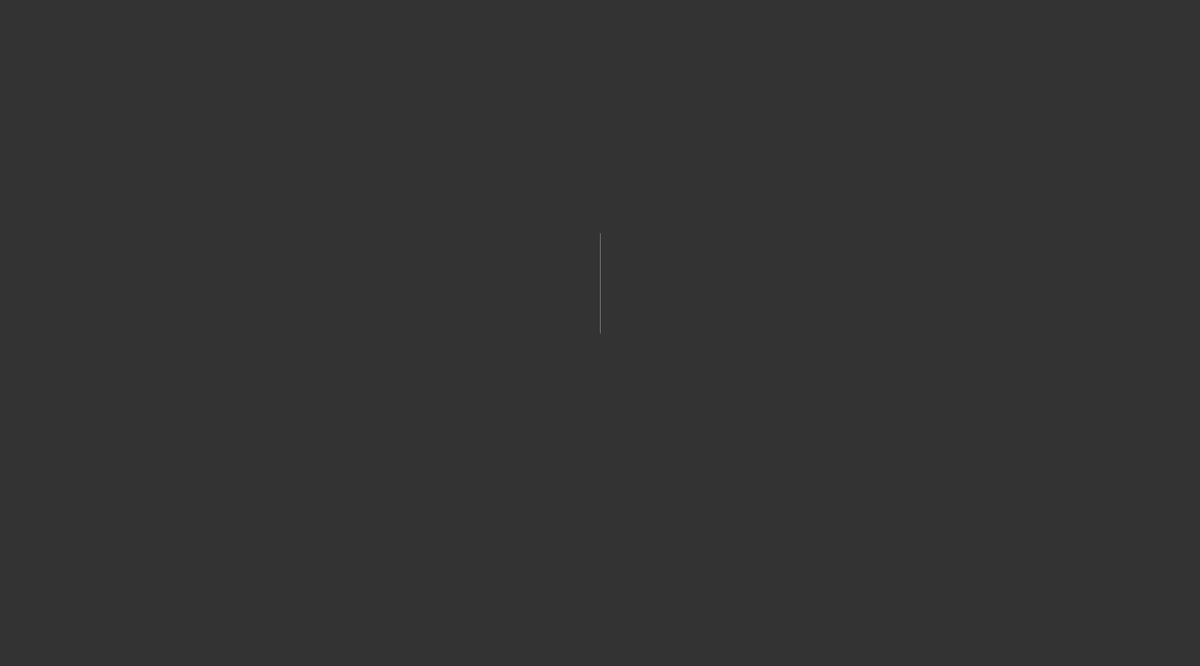
Frame 1 (no input)
Frame 60 (the mouse pressed at the canvas centre just before this capture): identical to frame 1, image omitted
Frame 120 (the mouse held since frame 60 and released just before this capture): identical to frame 1, image omitted

The Processing sketch that drew this single still picture (run headless with seeded random() and noise(); from frame 60 on, the mouse is pressed at the canvas centre):

// Processing sketch: Ephemera_L_System_Morse_Code
// ── Ephemera_L_System_Morse_Code.pde
//L system: text based "Alphabet" or variable(ex "A" and "B", Axiom(beginning ex: "A"),
// recursive way of generating sentenecs over and over again using string placement
// A -> AB, A -> A

//Morse Code Algorythm: “(F” before every {this why you will always start with F} “+” or ”-” ,
//(“.” = “+”), (“-” = “-”), 
//(“ “=open or close brackets”[ or ]”, start with open, then close, and if it doesn’t end with a close and one is open, close it), 
//(“/” or end word is “F” )

float angle;
String axiom = "F";
String sentence = axiom;
int len = 150;
Rule[] rules;

void setup(){
  //fullScreen();
  size(1800,1000);
  
  rules = new Rule[1];
  //rules[0] = new Rule('F', "FF+[+F-F-F]-[-F+F+F]");
  //Below uses the word "Infinity"//
  //rules[0] = new Rule('F', "F+F+[F-F+]F+F+F-F+F+[F+F+]F-F+[F+F+]F-[F-F+F-F-]");
  //below is word "Ephemera"
 // rules[0] = new Rule('F', "F+[F+F-F-F+]F+F+F+F+[F+]F-F-[F+]F+F-F+[F+F-]F+F+[F-F+]F+F+F-F+F+[F+F+]F-F+[F+F+]F-[F-F+F-F-]");
  //rules[0] = new Rule('F', "F+F-F+F[F+F]F+F-F+F+[F+F-F-F+F-F[F+F-F]F+]F+F+F+F+[F+]F-F-[F+]F+F-F+[F+F-]F+F-F+F[F-F-F-F]+[F-F+]F+F+F-F+F+[F+F+F-F-F-F]F-+FFF+[F+F+F-[F-F-F+F-F+]F+]F-[F-F+F-F-]");
  // "meghan sarah mulearn"
   // rules[0] = new Rule('F', "F-F-[F+]F-F-F+[F+F+F+F+]F+F-[F-F+][F+F+F+]F+F-[F+F-F+]F+F-[F+F+F+F+][F-F-]F+F+F-[F+F-F+F+]F+F+F+F+[F+]F+F-[F+F-F+]F-F+");
  //David Lynch
  //rules[0] = new Rule('F', "F-F+F+[F+F-]F+F+F+F-[F+F+]F-F+F+[F]F+F-F+F+[F-F+F-F-]F-F+[F-F+F-F+]F+F+F+F+");
  //Gene Wolfe quote: The would-be sorcerer alone has faith in the efficacy of pure knowledge; rational people know that things act of themselves or not at all.
 // rules[0] = new Rule('F', "F-[F+F+F+F+]F+[F]F+F-F-[F-F-F-]F+F+F-[F+F-F+F+]F-F+F+[F-F+F+F+F+F-]F-F+F+F+[F+]F[F+F+F+]F-F-F-[F+F-F+]F-F+F-F+[F+]F+F-F+[F+]F+F-F+[F]F+F-[F+F-F+F+]F-F-F-[F-F+]F+[F]F+F+F+F+[F+F-]F+F+F+[F]F+F+F-F+[F+F-]F+F+[F-]F+F+F+F+[F]F+F+[F-F+]F[F-]F+F+F+F+[F+]F[F+]F+F+F-F+[F+F+F-F+]F+F+[F-F+F-F+]F+F-[F-F+F-F+]F-F+F-F-[F]F-F-F-[F+F+F-F+]F[F+F-F-F+]F+F+F-[F+F-F+]F+[F]F-F+F-[F-F+]F-F-F-[F+F-F-]F+F-F+F+[F+]F-F+F+[F-F-F+]F+[F-F-F+F+F-F-]F[F+F-F+]F+F-[F-]F+F+[F-F-F-]F-F+[F+F-]F+F-F+F+[F]F+F-F-F+[F+]F-F-F-[F+F-F-F+]F+F-F+F+[F+]F[F-F+F-]F-F+[F-F-F-]F+F-F-[F]F-[F+F+F+F+]F+F-[F-]F[F-]F+F+F+F+[F+F+]F-F+[F-F-F+]F+F+F+[F]F+F-[F-F+F-F+]F-[F]F-F-F-[F+F+F-F+]F[F-]F+F+F+F+[F+]F-F-[F+F+F+]F+[F+F-F+F+]F+F+F+F-[F+]F+F+F+[F]F-F-F-[F+F-F+]F[F-F+]F-F-F-[F-]F[F+F-]F-[F]F+F-[F+F-F+F+]F+F-F+F+[F+F-F+F-F+F-]");
  // lyrics to heart of gold
 //rules[0] = new Rule('F',"F+F+[F]F+F-F-[F+F-]F-F+[F-]F[F-]F-F-F-[F]F+F-F+F+[F+F+]F+F+F+F-[F+]F[F+F+]F[F+F-F-]F+F-[F-F+]F-[F]F-[F-F-F-]F[F-F-F+]F+F+[F+F+F+F-]F+[F]F+F+[F+F-F-F-F-F+]F+F+F+F-[F+]F[F-F+F+F+]F+[F+]F-F+[F]F+F-[F]F-F-[F+F+]F-F+[F+]F+F-F+[F]F+F+F-F+[F-F-F-]F+F-F+[F]F+F-[F]F+F+F+F+[F+]F+F-[F+F-F+]F-[F]F-F-F-[F+F+F-F+]F[F-F-F+]F-F-F-[F+F-F+F+]F-F+F+[F]F+F+[F-]F+F-F-F-F-F+[F+F+F+]F[F-]F+F+F+F+[F+]F+F+F+[F+]F[F+]F-F+F+F-[F+F-F-F+]F+F-F+[F+]F+F+F+[F+F+F+]F+F+[F-F-F-]F-F+[F+F+F+]F[F+F+]F[F-F+]F+[F+F+F+F-]F+[F+F-F+]F[F-F-F+]F+F+[F+F+F+F-]F+[F]F-[F+F+F+F+]F+F-[F-]F[F-F+F-]F+[F+]F+F-F-F+[F]F-F-[F+]F[F+F+F+]F+[F+F-]F+F-F+[F-F+F-F+]F+F+F+F+[F+F+]F-F+[F-F-F+]F[F+F+F-F+]F-F-F-[F+F-F+]F[F+F-]F[F+F+F+F+]F+[F+F-]F+F-F+[F-]F[F-F-F-]F+F+F-F+[F]F-F-F+[F-F-F-]F+F-F+F+[F-F+F+]F[F+F-]F-F+[F-F+F+]F[F+F+]F+F-F-F-F-F+[F-F-]F[F-F-F+]F+[F-]F-[F+F+]F-F+[F-F-F+]F[F-F-F-]F+F-F+F+[F-F+F+]F[F-F+F-]F+[F+]F+F-F-F+[F]F-F-[F+]F[F+F+F+]F+[F+F-]F+F-F+[F-F+F-F+]F+F+F+F+[F+F+]F-F+[F-F-F+]F[F+F+F-F+]F-F-F-[F+F-F+]F[F+F-]F[F+F+F+F+]F+[F+F-]F+F-F+[F-]F[F-F-F-]F+F+F-F+[F]F-F-F+[F-F-F-]F+F-F+F+[F-F+F+]F[F+F-]F-F+[F-F+F+]F[F+F+]F+F-F-F-F-F+[F-F-]F[F-F-F+]F+[F-]F-[F+F+]F-F+[F-F-F+]F[F-F-F-]F+F-F+F+[F-F+F+]F[F+F+]F+F-F-F-F-F+[F+F+F+F-]F+[F]F-F+F+F+[F+]F+[F-F+]F[F-]F-F-F-[F]F+F+F+F+[F-F-F-]F+F-F+F+[F+F-F+F+]F-F+F-F-[F+F-F-]F-F-F-[F-F-F-]F-F+F+[F]F+F+[F+F-F-F-F-F+]F+F+F+F-[F+]F[F-F+F+F+]F+[F+]F-F+[F]F-[F-F-F-]F[F+F-F+]F+[F-F+F+]F+F-F-[F-F-F-]F-F-F-[F-F+F+]F[F+F+]F[F-F+F-F+]F+F-F+[F-F-F-]F+F+F+[F+F+F+]F+[F-F+F+]F[F-]F+F+F+F+[F+]F[F-F-F-]F-F+F-F+[F+]F+F-[F-F+]F[F+F+F-F+]F-F-F-[F+F-F+]F[F+F-]F[F+F+F+F+]F+[F+F-]F+F-F+[F-]F[F-F-F-]F+F+F-F+[F]F-F-F+[F-F-F-]F+F-F+F+[F-F+F+]F[F+F+]F+F-F-F-F-F+[F+F+F+F-]F+[F]F-F+F+F+[F+]F+[F-F+]F[F+F+]F-F+[F]F-F-[F-F+F-F-]F[F-F-]F+F+[F-F+]F-F+F+[F]F+F+[F-]F+F-F-F-F-F+[F+F+F+]F[F+F+F+]F+F+F-[F-F+F-F+]F+F+F+F+[F]F+F-[F]F+F+F-F+[F+F+]F-F+[F+]F[F+F-F+F+]F+F+[F-F+]F+[F]F-[F+F+F+F+]F+F-[F-]F[F-F+F-]F+[F+]F+F-F-F+[F+F+F+]F[F-F-]F+[F]F+F+F+[F+]F+F-[F+F-F+]F-F+F-F+[F+F+F+F+]F+F+[F-F+]F-F-F+[F]F+F+F-F+[F-F-F-]F+F-F+[F]F+F-[F]F+F+F+F+[F+]F+F-[F+F-F+]F-[F]F-F-F-[F+F+F-F+]F[F-F-F+]F-F-F-[F+F-F+F+]F-F+F+[F]F+F-[F-F+]F-F+F+[F]F+F+[F+F-F-F-F-F+]F-F-[F]F-F-F+[F+]F-[F-]F+F+[F-F+]F-F-F+[F]F-F-F-[F+F-F+F+]F-F+F+[F]F-F+F-[F+]F+[F+F-F-F+]F+F+F+[F]F-F-[F+]F[F+F+F+]F+[F+F-]F+F-F+[F-F+F-F+]F+F+F+F+[F+F+]F-F+[F-F-F+]F[F+F+F-F+]F-F-F-[F+F-F+]F[F+F-]F[F+F+F+F+]F+[F+F-]F+F-F+[F-]F[F-F-F-]F+F+F-F+[F]F-F-F+[F-F-F-]F+F-F+F+[F-F+F+]F[F+F-]F-F+[F-F+F+]F[F+F+]F+F-F-F-F-F+[F-F-]F[F-F-F+]F+[F-]F-[F+F+]F-F+[F-F-F+]F[F-F-F-]F+F-F+F+[F-F+F+]F[F-F+F-]F+[F+]F+F-F-F+[F]F-F-[F+]F[F+F+F+]F+[F+F-]F+F-F+[F-F+F-F+]F+F+F+F+[F+F+]F-F+[F-F-F+]F[F+F+F-F+]F-F-F-[F+F-F+]F[F+F-]F[F+F+F+F+]F+[F+F-]F+F-F+[F-]F[F-F-F-]F+F+F-F+[F]F-F-F+[F-F-F-]F+F-F+F+[F-F+F+]F[F-F+F-F-]F-F-F-[F+F+F-]F[F-F+F-]F+[F+]F+F-F-F+[F]F-F-[F+]F[F+F+F+]F+[F+F-]F+F-F+[F-F+F-F+]F+F+F+F+[F+F+]F-F+[F-F-F+]F[F+F-]F-F+[F-F+F+]F[F+F+]F+F-F-F-F-F+[F-F-]F[F-F-F+]F+F-F+[F-F-F-]F+F-F-[F+F+]F-F+[F-F-F+]F[F-F-F-]F+F-F+F+[F-F+F+]F[F-F+F-]F+[F+]F+F-F-F+[F]F-F-[F+]F[F+F+F+]F+[F+F-]F+F-F+[F-F+F-F+]F+F+F+F+[F+F+]F-F+[F-F-F+]F[F+F+F-F+]F-F-F-[F+F-F+]F[F+F-]F[F+F+F+F+]F+[F+F-]F+F-F+[F-]F[F-F-F-]F+F+F-F+[F]F-F-F+[F-F-F-]F+F-F+F+[F-F+F+]F[F+F+]F+F-F-F-F-F+[F+F+F+F-]F+[F]F-F+F+F+[F+]F+[F-F+]F[F+F-]F[F-F-]F+F+[F-F+]F+[F+F-F+]F[F+F+F-F+]F-F-F-[F+F-F+]F[F+F-]F[F+F+F+F+]F+[F+F-]F+F-F+[F-]F[F-F-F-]F+F+F-F+[F]F-F-F+[F-F-F-]F+F-F+F+[F-F+F+]");   
   // Charles Brandon Howes
  // rules[0] = new Rule('F', "F-F+F-F+[F+F+F+F+]F+F-[F+F-F+]F+F-F+F+[F+]F+F+F+[F]F-F+F+F+[F+F-F+]F+F-[F-F+]F-F+F+[F-F-F-]F-F+[F]F+F+F+F+[F-F-F-]F+F-F-[F+]F+F+F+");
  //Kathleen Anne Lynch
 //rules[0] = new Rule('F', "F+F+[F]F+F-F-[F+F-]F-F+[F-]F[F-]F-F-F-[F]F+F-F+F+[F+F+]F+F+F+F-[F+]F[F+F+]F[F+F-F-]F+F-[F-F+]F-[F]F-[F-F-F-]F[F-F-F+]F+F+[F+F+F+F-]F+[F]F+F+[F+F-F-F-F-F+]F+F+F+F-");
 //Jennifer Anne Lynch Rodriguez
 //rules[0] = new Rule('F', "F+F-F-F-[F+]F-F+[F-F+]F+F+[F+F+F-F+]F+[F+F-F+]F[F+F-]F-F+[F-F+]F+[F]F+F-F+F+[F-F+F-F-]F-F+[F-F+F-F+]F+F+F+F+[F]F+F-F+[F-F-F-]F-F+F+[F+F-F+]F+F+[F-F-F+]F+F+F-[F+]F-F-F+F+");
 // Julie Mulhearn
  //rules[0] = new Rule('F', "F+F-F-F-[F+F+F-]F+F-F+F+[F+F+]F+[F]F-F-[F+F+F-]F+F-F+F+[F+F+F+F+]F+[F+F-]F+F-F+[F-F+]");
  // Carol Mulhearn
 //rules[0] = new Rule('F', "F-F+F-F+[F+F-]F+F-F+[F-F-F-]F+F-F+F+[F+][F-F-]F+F+F-[F+F-F+F+]F+F+F+F+[F+]F+F-[F+F-F+]F-F+");
 //Kima
   //rules[0] = new Rule('F', "F-F+F-[F+F+]F-F-[F+F-]F-[F+F+F+F+]F+F+[]F-F-[F-F-F-]F-F-F-[F+F-F+]F+");
  //Thomas Edwin Mulhearn
  //rules[0] = new Rule('F', "F-[F+F+F+F+]F-F-F-[F-F-]F+F-[F+F+F+]F[F+]F-F+F+[F+F-F-]F+F+[F-F+]F[F-F-]F+F+F-[F+F-F+F+]F+F+F+F+[F+]F+F-[F+F-F+]F-F+");
  //James Sheehan
 //rules[0] = new Rule('F', "F+F-F-F-[F+F-]F-F-[F+]F+F+F+[F]F+F+F+[F+F+F+F+]F+[F+]F+F+F+F+[F+F-]F-F+");
 //Mary Mclure
 //rules[0] = new Rule('F', "F-F-[F+F-]F+F-F+[F-F+F-F-]F[F-F-]F-F+F-F+[F-F+F-F+]F+F-F+F+[F+F+F-]F+F-F+[F+]");
 //Mary Conforto
  //rules[0] = new Rule('F', "F-F-[F+F-]F+F-F+[F-F+F-F-]F[F-F+F-F+]F-F-F-[F-F+]F+F+F-F+[F-F-F-]F+F-F+[F-]F-F-F-");
  //Terry Latimer-Sheehan
//  rules[0] = new Rule('F', "F-[F+]F+F-F+[F+F-F+]F-F+F-F-[F]F+F-F+F+[F+F-]F-[F+F+]F-F-[F+]F+F-F+[F-F+F+F+F+F-]F+F+F+[F+F+F+F+]F+[F+]F+F+F+F+[F+F-]F-F+");
 // Adrienne Ammerman
  //rules[0] = new Rule('F', "F+F-[F-F+F+]F+F-F+[F+F+]F+[F-F+]F-F+[F+]F[F+F-]F-F-[F-F-]F+[F+F-F+]F-F-[F+F-]F-F+");
  //Liam Sky
  //rules[0] = new Rule('F', "F+F-F+F+[F+F+]F+F-[F-F-]F[F+F+F+]F-F+F-[F-F+F-F-]");
  //Mikey Garcia
  //rules[0] = new Rule('F', "F-F-[F+F+]F-F+F-[F+]F-F+F-F-[F]F-F-F+[F+F-]F+F-F+[F-F+F-F+]F+F+[F+F-]");
  //Becca Lynn Anderson
  //rules[0] = new Rule('F', "F-F+F+F+[F+]F-F+F-F+[F-F+F-F+]F+F-[F]F+F-F+F+[F-F+F-F-]F-F+[F-F+]F[F+F-]F-F+[F-F+F+]F+[F+F-F+]F+F+F+[F-F-F-]F-F+");
  //Elisa Faires
  //rules[0] = new Rule('F', "F+[F+F-F+F+]F+F+[F+F+F+]F+F-[F]F+F+F-F+[F+F-]F+F+[F+F-F+]F+[F+F+F+]");
  //Intro to constitution
 // rules[0] = new Rule('F', "F+F-F-[F+]F[F-]F+F+F+F+[F+]F[F+F-F-F+]F+[F-F-F-]F+F-F-F+[F+F-F+F+]F+[F]F-F-F-[F+F+F-F+]F[F-]F+F+F+F+[F+]F[F+F+F-]F-F+[F+F+]F-[F+]F-F+F+[F]F+F+F+[F-]F+F-[F-]F+[F+F+F+]F-F-F+F+F-F-[F]F+F+[F-F+]F[F-F-F-]F+F-F+[F-F+F+]F+[F+F-F+]F[F-]F-F-F-[F]F+F+F-F+[F-F-F-]F+F-F+[F-F-]F[F+F-]F[F-F-]F-F-F-[F+F-F+]F+[F]F+F-F-F+[F+]F+F-F+[F+F+F-F+]F+[F-F+F-F+]F-[F]F+F+F-[F-F+]F+F+[F-F-F-]F-F+[F-F-F+F+F-F-]F[F+]F+F+F+[F-]F+F-[F-F+F+F+]F+F-F+F+[F+F+]F+F+F+[F+F+F+F+]F[F+F-F-F-]F+F+F-[F+F+F+]F-[F+F+]F-F+F-F+[F+]F-F-F+F+F-F-[F]F+F+[F-F+]F+F+F+[F+F+F-]F+F-F+[F+]F[F-F+F+]F-F-F-[F-F-]F+[F+F+F+]F-[F+F+]F-F+F-F+[F]F-[F+F-F+]F+F-[F-F+]F-F-F+F-[F+F+F-]F+F+[F+F-F+F+]F+F+[F-]F-F+F-F-[F-F-F+F+F-F-]F[F+F-F-F+]F+F-F+[F-F-F-]F+F+F+F-[F+F+]F-F+F+[F+]F[F+F+F-F+]F-F-F-[F+F-F+]F[F-]F+F+F+F+[F+]F[F-F+F-F+]F-F-F-[F-F-]F-F-[F-F-F-]F-F+[F]F-F+F+[F+]F+F+F-F+[F+]F-F+[F-F+F-F+]F+[F-F-F+F+F-F-]F[F+F-F-F+]F+F-F+[F-F-F-]F-F-[F-F-F-]F-[F+]F[F-]F+F+F+F+[F+]F[F-F-F+]F+[F-F+]F+[F+F-F+]F+F-[F+F-F+F+]F[F+F-F-]F+[F+F-F+F+]F+F+F-F+[F+F-]F+F-F+[F+]F-F-F+F+F-F-[F]F+F-[F-F+]F-F+F+[F]F+F+F+[F+]F-F+F-F+[F+F+F-]F+F-F+[F+]F[F-]F+F+F+F+[F+]F[F-F+F+F+]F+F-F+F+[F+]F+F+F+[F+F+F+]F+F+[F-F+]F-F-F+[F+F+F+]F[F-F-F-]F+F+F-F+[F]F+F-F+F+[F+F+]F-F+F+F+[F+]F+F-F+[F-]F-F+F-F-[F]F-[F-F-F-]F[F-F-F-]F+F+F-[F+F-F+]F+F+F+[F+]F+F-F+F+[F+F+F+F-]F+[F+F+F+]F[F+F-]F-F+[F-F+F+]F[F-F-F-]F+F+F-[F+F-F+]F[F+F-F-F+]F-F-F-[F+F+F+]F-[F+]F+F-F+[F+F+]F-[F-F+F-F-]F-F-F+F+F-F-[F]F-F+F+[F-F-F-]F[F-F-F-]F+F-F+[F-F+F+]F+F-[F+F+]F-F+[F]F+F-[F-F+]F-F+F+[F]F+[F+F+F+]F-[F+F-]F-F+F+F+[F+F-F+F+]F+F+[F+F+F+]F+F+F+F+[F]F-[F+F+F+F+]F+F+[F+F+F+]F[F-F+F-F+]F-F-F-[F-F+]F+F+F+[F-]F+F+[F-]F+F+F-[F-]F+F+[F-F-F-]F-F+[F]F+F+F-F+[F-F-F-]F+F-F+[F]F-[F+F+F+F+]F+[F]F+F+F-[F-F+]F+F+[F-]F+[F-F+F+]F[F+F+F+]F-[F+F-]F-[F+]F+F+F+[F]F-F-F-[F+F+F-F+]F[F+F-]F-F-[F+]F+F-F+[F+F+]F-F+F-F+[F+F-]F+F-F+F-F+F-");
  // Tim and Jaclyn
     rules[0] = new Rule('F', "[F-]F+F+[F-F-][F+F-]F-F+[F-F+F+][F+F-F-F-]F+F-[F-F+F-F+]F+F-F+F+[F-F+F-F-]F-F+");
  // Dash and Rae
   // rules[0] = new Rule('F', "F-F+F+[F+F-]F+F+F+[F+F+F+F+][F+F-]F-F+[F-F+F+][F+F-F+]F+F-[F+]");
   //Emily Lynn Tiffany Davis
  // rules[0] = new Rule('F', "F+[F-F-]F+F+[F+F-F+F+]F-F+F-F-[]F+F-F+F+[F-F+F-F-]F-F+[F-F+][F-]F+F+[F+F+F-F+]F+F+F-F+[F+F-]F-F+[F-F+F-F-]F-F+F+F+F+F-[F-F+F+]F+F-[F+F+F+F-]F+F+[F+F+F+]");
  angle = radians(45);
  background(51);
  println(axiom);
  turtle();
  
}

void draw(){
  
}

void mouseClicked(){
  println("click");
  save("TimandJaclyn.png");
  generate();
}


class Rule {
  char a;
  String b;
  Rule(char _a, String _b){
    a = _a;
    b = _b;
  }
}

void generate(){
  len *= 0.5;
  String next_sentence = "";
  for (int i = 0; i < sentence.length(); i++){
    char current = sentence.charAt(i);
    boolean found = false;
    for (int j = 0; j < rules.length; j++){
      if (current == rules[j].a){
        found = true;
        next_sentence += rules[j].b;
        break;
      }
    }
    if (!found){
      next_sentence += current;
    }
  }
  sentence = next_sentence;
  println(sentence);
  turtle();
}

void turtle(){
  background(51);
  resetMatrix(); 
  translate(width/2, height/2);
  stroke(255, 100);
  //stroke(255,0,0);
  //strokeWeight(.0005);
 // scale(.3);
  for (int i = 0; i < sentence.length(); i++) {
    char current = sentence.charAt(i);
    if (current == 'F') {
      line(0, 0, 0, -len);
      translate(0, -len);
    } else if (current == '+') {
      rotate(angle);
      //stroke(255,0,250);
    } else if (current == '-') {
      rotate(-angle);
     // stroke(255,200,0);
    } else if (current == '[') {
      pushMatrix();
    } else if (current == ']') {
      popMatrix();
    }
  }
}
